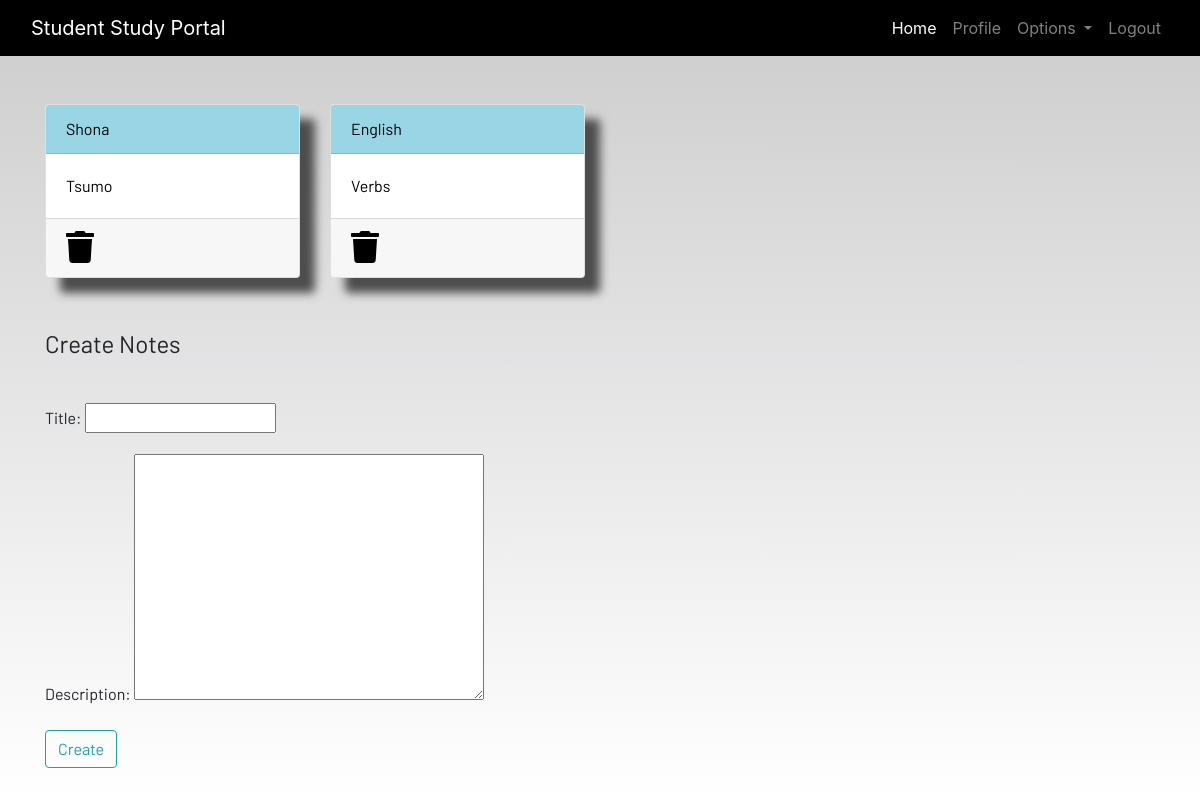
Screenshot of /notes (signed in) with the database file from the repository.
### dashboard/models.py (models this page shows, shortened)
class Notes(models.Model):
    user = models.ForeignKey(User, on_delete=models.CASCADE)
    title = models.CharField(max_length=200)
    description = models.TextField()
    class Meta:
        verbose_name = 'notes'
        verbose_name_plural = "notes"

### dashboard/views.py (the view, shortened to what this page needs)
# urls.py: path('notes',views.notes, name = "notes"),
@login_required
def notes(request):
    form = NotesForm()
    notes = Notes.objects.filter(user=request.user)
    context = {'notes':notes, 'form':form}
    return render(request, 'dashboard/notes.html', context)

### dashboard/forms.py
class NotesForm(forms.ModelForm):
    class Meta:
        model = Notes
        fields = ['title', 'description']

### dashboard/templates/dashboard/notes.html (shortened to what this page needs)
{% extends 'dashboard/base.html' %}
{% load static %}
{% block content %}
<div class="container">
    <div class="row">
        {% for note in  notes %}
        <div class="col-md-3">
            <a href="{% url 'notes_detail' note.id %}">
                <div class="card">
                    <div class="card-header">{{note.title}}</div>
                    <div class="card-body">{{note.description|slice:"0:100"}}</div>
                    <div class="card-footer mt-auto "><a href="{% url 'delete-note' note.id %}">
                        <i class="fa fa-trash fa-2x"></i></a>
                    </div>
                </div>
            </a>
        </div>
        {% endfor %}
        <br><br>
    </div>
</div>
<br><br>
<div class="container">
    <form method="POST">
        <fieldset class="form-group">
            <legend class="border-bottom mb-4">Create Notes</legend>
        </fieldset>
       {{form.as_p}}
        <div class="form-group">
            <button href="" class="btn btn-outline-info" type="submit">
                Create
            </button>
        </div>
    </form>
</div>
{% endblock content %}

### static/css/main.css (style rules this page uses)
html { scroll-behavior: smooth; height: 100%; width: 100%; }
.card { box-shadow: 15px 15px 10px rgb(78, 77, 77); }
a { text-decoration: none !important; color: black; }
.card-header { color: black !important; background: rgb(152, 214, 230) !important; transition: 0.3s ease-in; }
html, body { max-width: 100%; overflow-x: hidden; height: 100%; width: 100%; }
body { background: linear-gradient(rgba(0, 0, 0, 0.2), rgba(255, 255, 255, 0.5)); overflow-x: hidden; background-repeat: no-repeat; }
.card-header { background-color: rgb(133, 204, 231); }
.col-md-3 .card { width: 100%; height: 100%; }
.fa { color: black; }

### rows the page displays
Notes: title "Shona", description "Tsumo"
Notes: title "English", description "Verbs"
